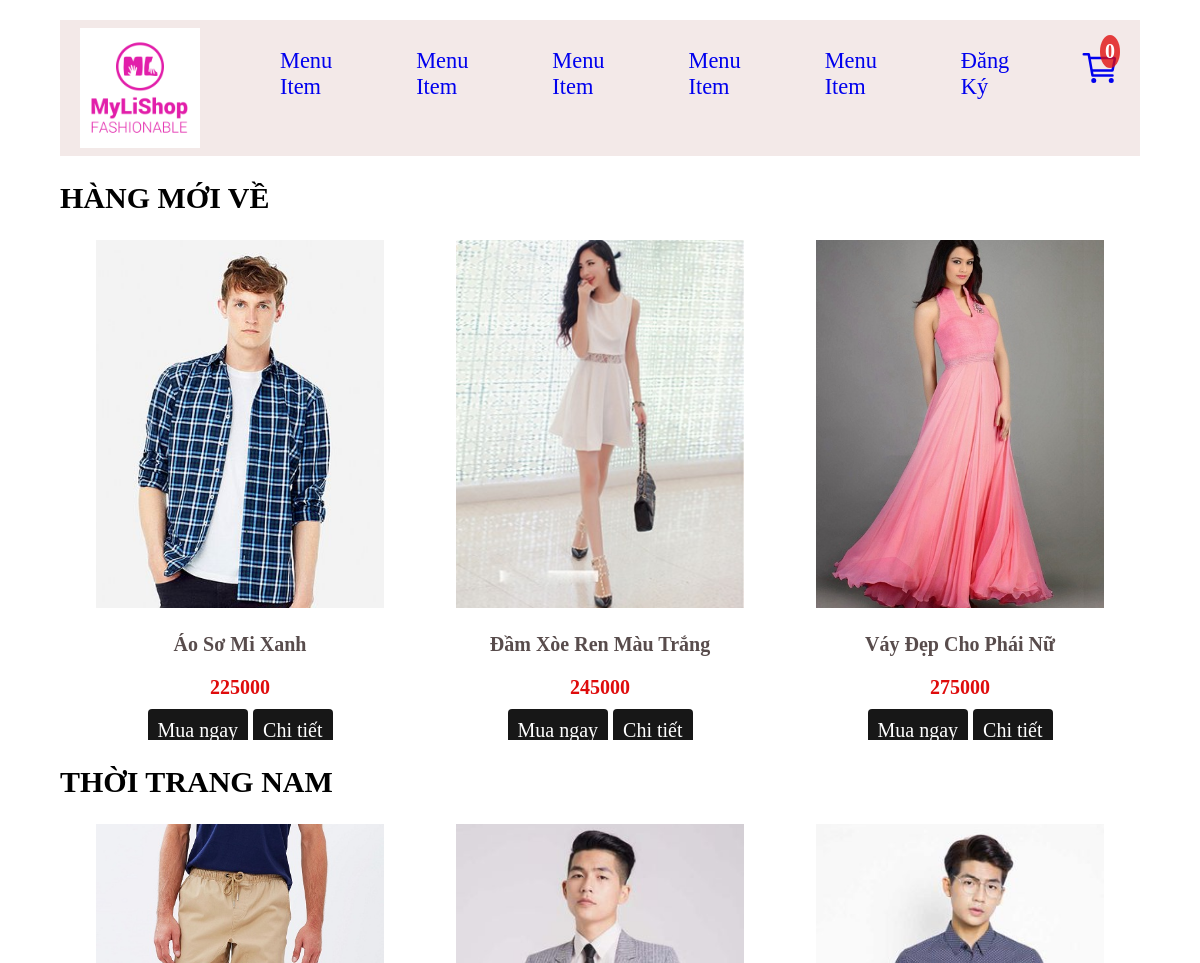
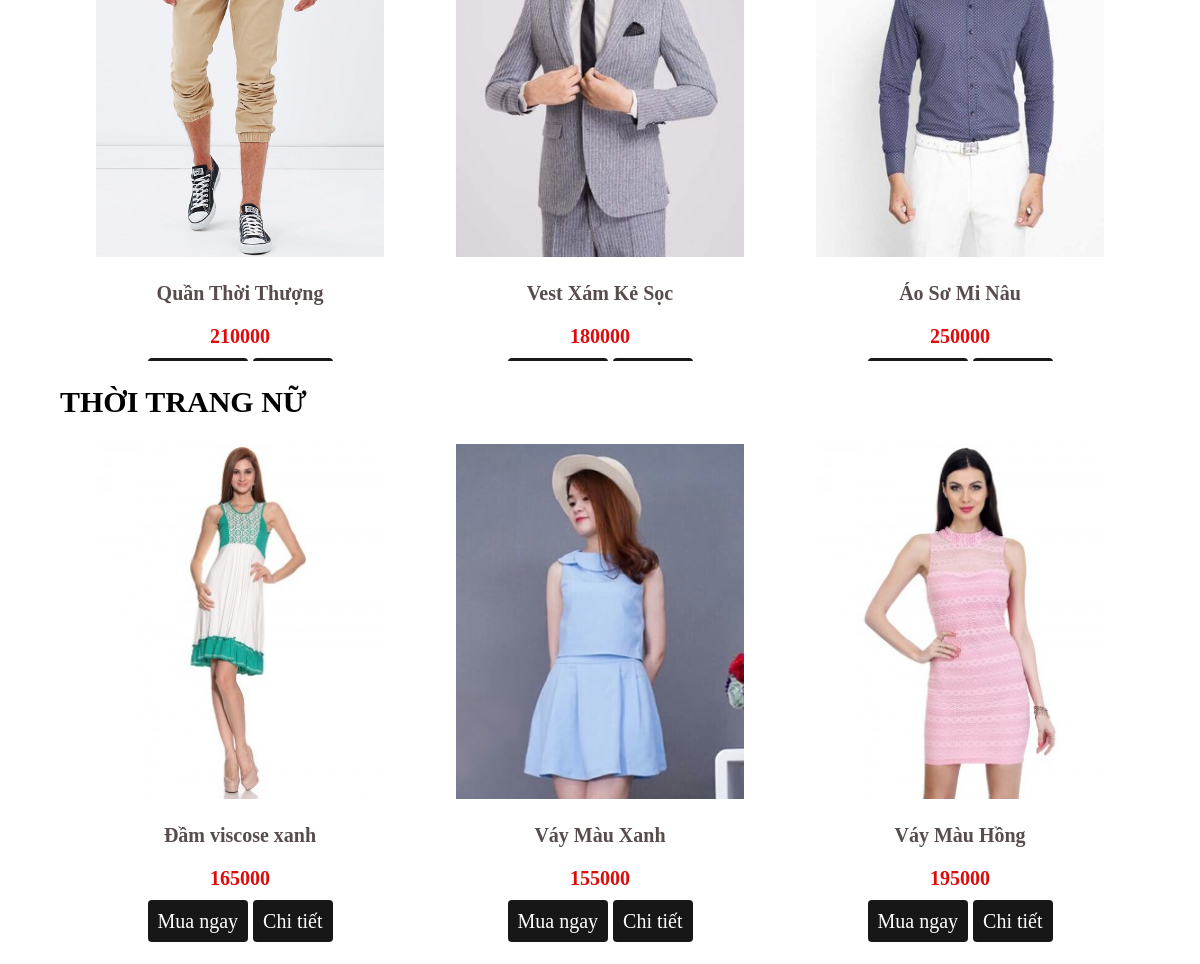
The page / on the database its author committed (2 pictures, top to bottom).
### tables this page shows
CREATE TABLE `products` (
  `id` int(11) NOT NULL,
  `names` varchar(255) NOT NULL,
  `category_id` int(11) NOT NULL,
  `images` varchar(255) NOT NULL,
  `descriptions` text NOT NULL,
  `price` float NOT NULL,
  `saleprice` float NOT NULL,
  `created` date NOT NULL,
  `quantity` int(11) NOT NULL,
  `keyword` varchar(45) DEFAULT NULL,
  `statuses` int(11) DEFAULT NULL
);

### php/modules.php (the view, shortened to what this page needs)
<?php
function ProductCard($id_category)
{
  include "dbConnect.php";
  $sql = "SELECT * FROM products WHERE category_id = $id_category ";
  $qr = mysqli_query($conn, $sql);
  $html = '';
  while ($rows = mysqli_fetch_array($qr)) {
    $html .= '<div class="product">
      <img class="product__image" src="' . $rows['images'] . '" alt="product image">
    <p class="product__name">' . $rows['names'] . '</p>
    <p class="product__price">' . $rows['price'] . '</p>
    <a href="php/cart.php?id=' . $rows['id'] . '" class="btn btn__buy-now">Mua ngay</a>
    <a href="php/detail.php?id=' . $rows['id'] . '" class="btn btn__product-detail">Chi tiết</a>
    </div>';
  }
  return $html;
}
?>

### index.php (shortened to what this page needs)
<?php
include "php/dbConnect.php";
include "php/modules.php";
if(isset($_SESSION["cart"])){
  $qty = count($_SESSION["cart"]["id"]);
}else {$qty = 0;}
?>
<!DOCTYPE html>
<html lang="en">
<head>
  <link rel="stylesheet" href="./styles/style.css">
</head>
<body>
  <div class="container">
    <div class="navbar">
    <a class="nav-mobile-item" href="#"> <img src="./images/logohong.png"
              style="width: 120px; height: 120px; object-fit:cover" alt=""></a>
      <nav class="nav-res">
        <ul class="nav-list">
          <li class="nav-mobile-item"><a href="#">Menu Item</a></li>
          <li class="nav-mobile-item"><a href="#">Menu Item</a></li>
          <li class="nav-mobile-item"><a href="#">Menu Item</a></li>
          <li class="nav-mobile-item"><a href="#">Menu Item</a></li>
          <li class="nav-mobile-item"><a href="#">Menu Item</a></li>
          <li class="nav-mobile-item"><a href="php/login.php">Đăng Ký</a></li>
          <li class="nav-mobile-item"><a data-text="<?php echo $qty ?>" class="cart__icon" href="php/cart.php"><ion-icon name="cart-outline" ></ion-icon></a></li>
        </ul>
      </nav>
    </div>
    <h2 class="category-title">Hàng mới về</h2>
    <div id="fs_new-products" class="display-product">
      <?php
    echo ProductCard(3);
    ?>
    </div>
    <h2 class="category-title">Thời trang nam</h2>
    <div class="display-product" id="fs__boy">
      <?php
    echo ProductCard(1);
    ?>
    </div>
    <h2 class="category-title">Thời trang nữ</h2>
    <div id="fs_girl" class="display-product">
      <?php
    echo ProductCard(2);
    ?>
    </div>
  </div>
</body>
</html>

### styles/style.css (style rules this page uses)
:root { --btn-color: #000000e8; --btn-text: #ffff; }
body { font-family: SF Mono; margin: 0; padding: 0; font-size: 20px; }
.container { max-width: 90vw; margin: 20px auto; }
.navbar { display: -webkit-box; display: -ms-flexbox; display: flex; background-color: rgba(240, 227, 225, 0.76); }
.nav-list { list-style: none; display: -webkit-box; display: -ms-flexbox; display: flex; }
.nav-mobile-item { text-decoration: none; color: #333; display: -webkit-box; display: -ms-flexbox; display: flex; padding: 8px 20px; font-size: 1.4rem; }
.nav-mobile-item a { text-decoration: none; }
.display-product { display: -ms-grid; display: grid; -ms-grid-columns: 1fr 1fr 1fr; grid-template-columns: 1fr 1fr 1fr; max-height: 60vh; overflow-y: scroll; overflow-x: hidden; padding-bottom: 20px; }
.product { text-align: center; }
.product__image { width: 80%; height: 70%; -o-object-fit: cover; object-fit: cover; }
.product__name { color: #584c4c; font-weight: 600; font-size: 20px; }
.product__price { color: #df0b0b; font-weight: 600; }
.btn { color: var(--btn-text); background-color: var(--btn-color); padding: 10px; border-radius: 4px; width: -webkit-fit-content; width: -moz-fit-content; width: fit-content; outline: none; cursor: pointer; text-decoration: none; }
.category-title { text-transform: uppercase; }
.cart__icon { font-size: 2.5rem; position: relative; }
.cart__icon::after { content: attr(data-text); position: absolute; font-size: 20px; font-weight: 600; color: #ffff; background-color: #df0b0bc7; padding: 5px; border-radius: 50%; right: 0; top: -25%; }

### rows shown on the page
products: images (picture), names "Áo Sơ Mi Xanh", price "225000"
products: images (picture), names "Đầm Xòe Ren Màu Trắng", price "245000"
products: images (picture), names "Váy Đẹp Cho Phái Nữ", price "275000"
products: images (picture), names "Quần Thời Thượng", price "210000"
products: images (picture), names "Vest Xám Kẻ Sọc", price "180000"
products: images (picture), names "Áo Sơ Mi Nâu", price "250000"
products: images (picture), names "Đầm viscose xanh", price "165000"
products: images (picture), names "Váy Màu Xanh", price "155000"
products: images (picture), names "Váy Màu Hồng", price "195000"
